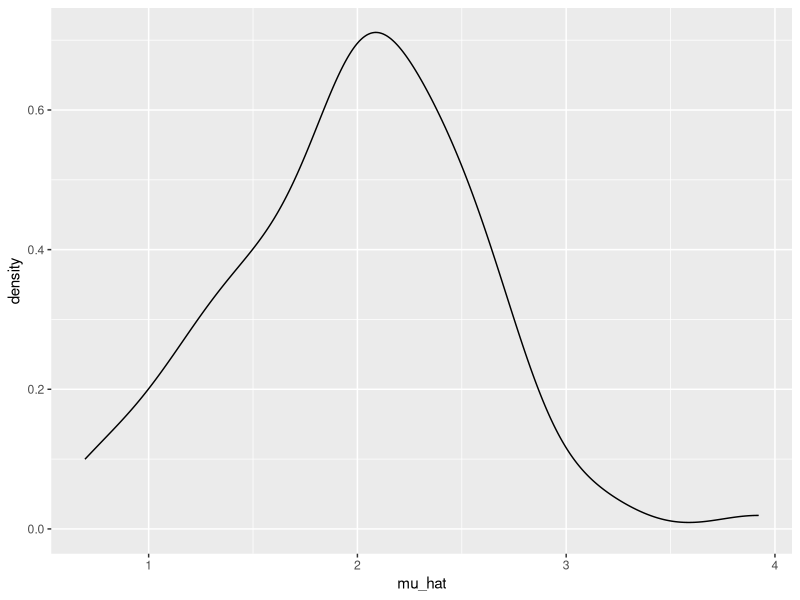
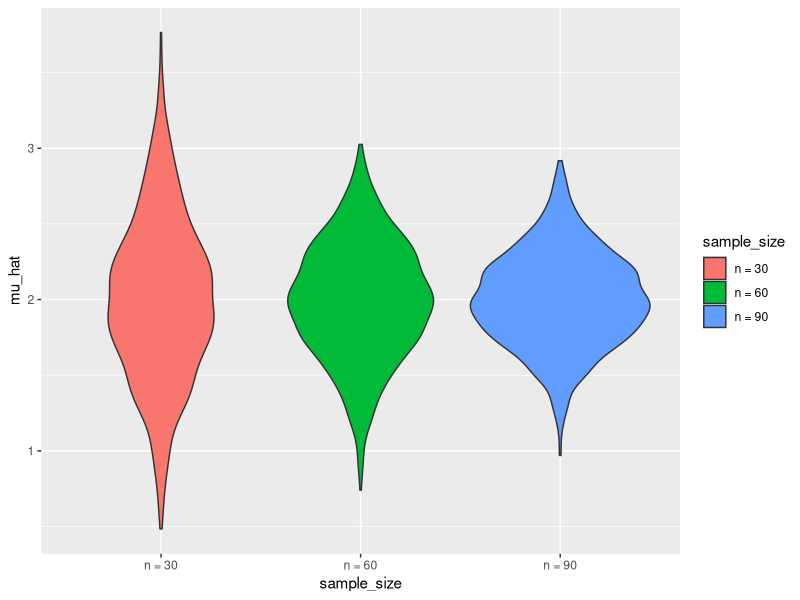
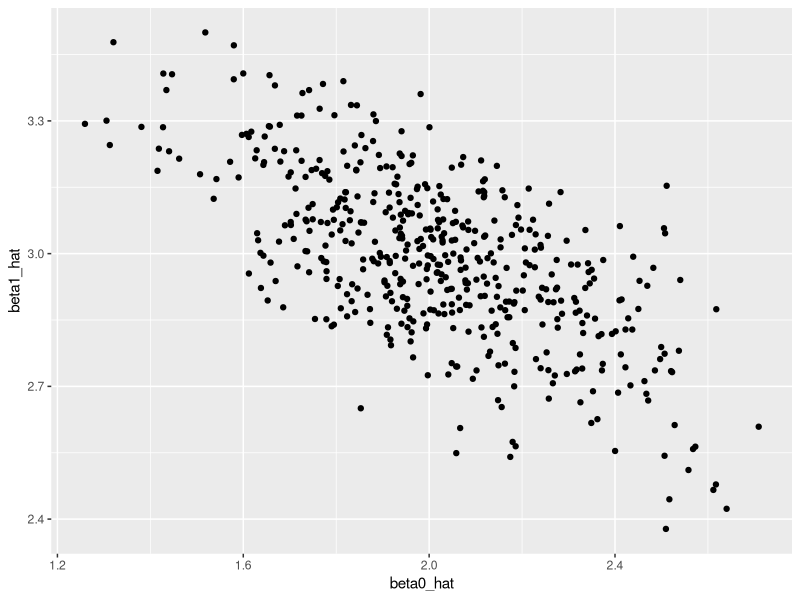
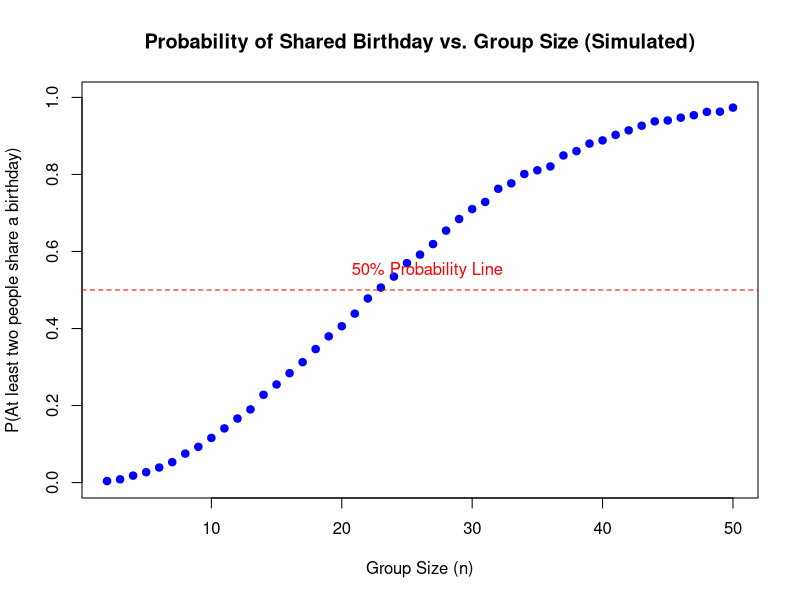

Generate these figures, in order, with R:
## ---- chunk 1
library(tidyverse)

set.seed(1)
## ---- chunk 2
sim_mean_sd = function(n, mu = 2, sigma = 3) {
  
  sim_data = tibble(
    x = rnorm(n, mean = mu, sd = sigma),
  )
  
  sim_data |> 
    summarize(
      mu_hat = mean(x),
      sigma_hat = sd(x)
    )
}
## ---- chunk 3
sim_mean_sd(30)
## ---- chunk 4
output = vector("list", 100)

for (i in 1:100) {
  output[[i]] = sim_mean_sd(30)
}

sim_results = bind_rows(output)
## ---- chunk 5
rerun(100,sim_mean_sd(30)) |> 
  bind_rows()
## ---- chunk 6
sim_results |> 
  ggplot(aes(x = mu_hat)) + 
  geom_density()
## ---- chunk 7
sim_results_df = 
  expand_grid(
    sample_size = 30,
    iter = 1:100
  ) |> 
  mutate(
    estimate_df = map(sample_size, sim_mean_sd)
  ) |> 
  unnest(estimate_df)
## ---- chunk 8
sim_results_df = 
  expand_grid(
    sample_size = c(30,60, 90),
    iter = 1:1000
  ) |> 
  mutate(
    estimate_df = map(sample_size, sim_mean_sd)
  ) |> 
  unnest(estimate_df)
## ---- chunk 9
sim_results_df |> 
  mutate(
    sample_size = str_c("n = ", sample_size),
    sample_size = fct_inorder(sample_size)) |> 
  ggplot(aes(x = sample_size, y = mu_hat, fill = sample_size)) + 
  geom_violin()
## ---- chunk 10
sim_results_df |> 
  pivot_longer(
    mu_hat:sigma_hat,
    names_to = "parameter", 
    values_to = "estimate") |> 
  group_by(parameter, sample_size) |> 
  summarize(
    emp_mean = mean(estimate),
    emp_se = sd(estimate)) |> 
  knitr::kable(digits = 3)
## ---- chunk 11
sim_regression = function(n, beta0 = 2, beta1 = 3) {
  
  sim_data = 
    tibble(
      x = rnorm(n, mean = 1, sd = 1),
      y = beta0 + beta1 * x + rnorm(n, 0, 1)
    )
  
  ls_fit = lm(y ~ x, data = sim_data)
  
  tibble(
    beta0_hat = coef(ls_fit)[1],
    beta1_hat = coef(ls_fit)[2]
  )
}
## ---- chunk 12
sim_regression(30)
## ---- chunk 13
sim_results_df = 
  expand_grid(
    sample_size = 30,
    iter = 1:500
  ) |> 
  mutate(
    estimate_df = map(sample_size, sim_regression)
  ) |> 
  unnest(estimate_df)

sim_results_df |> 
  ggplot(aes(x = beta0_hat, y = beta1_hat)) + 
  geom_point()
## ---- chunk 14
birth=sample(1:365, 50, replace=TRUE)

repeated=length(unique(birth))<50

repeated
## ---- chunk 15
simulate_birthday_match <- function(n) {
  # 1. Randomly draw n birthdays from 1 to 365
  # The 'replace = TRUE' is crucial, as people can share a birthday
  birthdays <- sample(1:365, size = n, replace = TRUE)

  # 2. Check for duplicate birthdays
  # unique() returns only the distinct elements
  # If length(birthdays) != length(unique(birthdays)), then duplicates exist.
  has_duplicate <- length(birthdays) != length(unique(birthdays))

  # 3. Return TRUE (match found) or FALSE (no match)
  return(has_duplicate)
}
## ---- chunk 16
# Define parameters
min_n <- 2
max_n <- 50
n_simulations <- 10000

# Create a sequence of group sizes to test
group_sizes <- min_n:max_n

# Initialize a vector to store the calculated probabilities
probabilities <- numeric(length(group_sizes))

# Run the simulation for each group size
for (i in 1:length(group_sizes)) {
  n <- group_sizes[i]

  # Run the simulation n_simulations times for the current group size
  results <- replicate(n_simulations, simulate_birthday_match(n))

  # Compute the probability:
  # The mean() of a logical vector (TRUE/FALSE) calculates the proportion of TRUEs
  probability_of_match <- mean(results)

  # Store the result
  probabilities[i] <- probability_of_match
}

# Create a data frame for plotting (good practice)
probability_data <- data.frame(
  group_size = group_sizes,
  probability = probabilities
)
## ---- chunk 17
# Make a plot
plot(probability_data$group_size, probability_data$probability,
     type = "b", # 'b' for both points and lines
     pch = 19,   # Solid circles for points
     col = "blue",
     main = "Probability of Shared Birthday vs. Group Size (Simulated)",
     xlab = "Group Size (n)",
     ylab = "P(At least two people share a birthday)",
     ylim = c(0, 1) # Ensure the y-axis spans 0 to 1
)
abline(h = 0.5, col = "red", lty = 2) # Add a line at P=0.5
text(20, 0.55, "50% Probability Line", col = "red", pos = 4)
